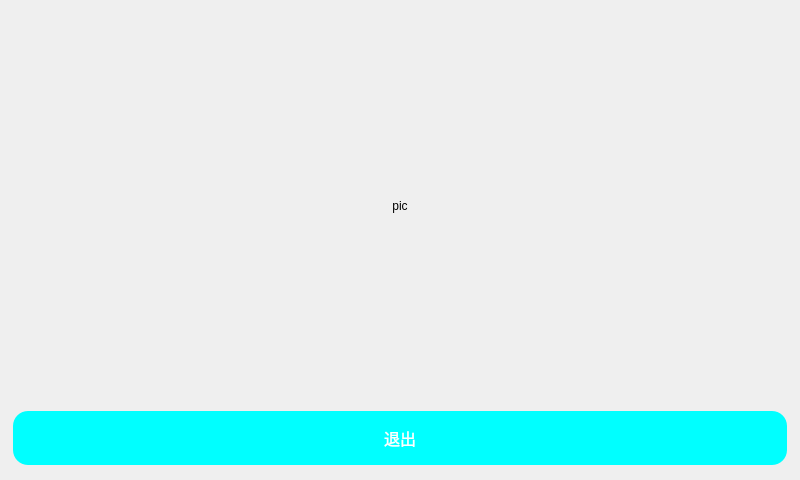
<?xml version="1.0" encoding="UTF-8"?>
<ui version="4.0">
 <class>BackCar</class>
 <widget class="QWidget" name="BackCar">
  <property name="geometry">
   <rect>
    <x>0</x>
    <y>0</y>
    <width>800</width>
    <height>480</height>
   </rect>
  </property>
  <property name="windowTitle">
   <string>Form</string>
  </property>
  <layout class="QVBoxLayout" name="verticalLayout">
   <item>
    <widget class="QLabel" name="label">
     <property name="text">
      <string>pic</string>
     </property>
     <property name="alignment">
      <set>Qt::AlignCenter</set>
     </property>
    </widget>
   </item>
   <item>
    <widget class="QPushButton" name="closeBt">
     <property name="styleSheet">
      <string notr="true">QPushButton {
    background-color: #00ffff; /* 按钮的默认背景颜色 */
    color: white; /* 按钮的文字颜色 */
    border: none; /* 无边框 */
    padding: 15px 32px; /* 按钮的内边距 */
    text-align: center; /* 文字居中对齐 */
    font-size: 16px; /* 字体大小 */
    margin: 4px 2px; /* 外边距 */
    border-radius: 15px; /* 圆角边框 */
}

QPushButton:hover {
    background-color: #45a049; /* 鼠标悬停时的背景颜色 */
}

QPushButton:pressed {
    background-color: #2e7d32; /* 按下时的背景颜色 */
    padding-top: 19px; /* 按下时的内边距变化，模拟位移效果 */
    padding-bottom: 11px; /* 按下时的内边距变化，模拟位移效果 */
}

QPushButton:focus {
    background-color: #4CAF50; /* 焦点状态时的背景颜色 */
}

QPushButton:disabled {
    background-color: #cccccc; /* 禁用状态时的背景颜色 */
    color: #666666; /* 禁用状态时的文字颜色 */
}
</string>
     </property>
     <property name="text">
      <string>退出</string>
     </property>
    </widget>
   </item>
  </layout>
 </widget>
 <resources/>
 <connections/>
</ui>
